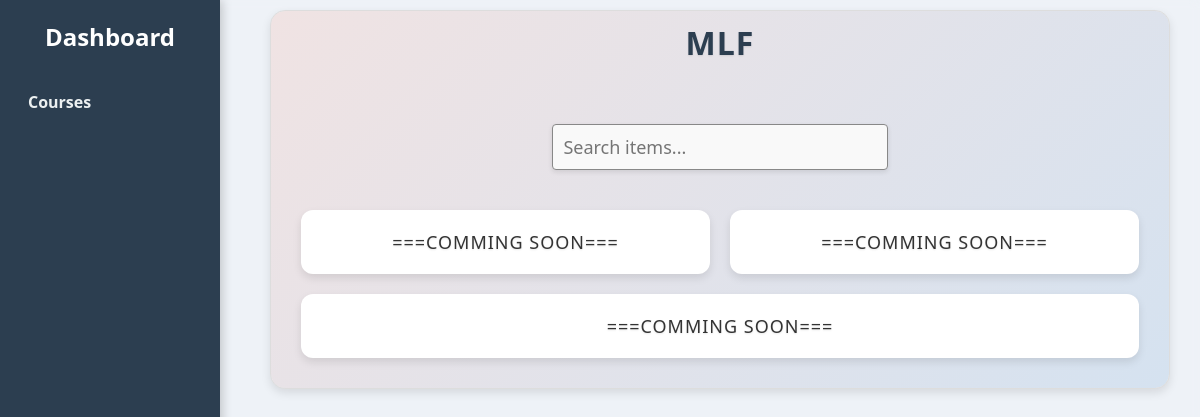
Page /course/3 on the earlier database version.
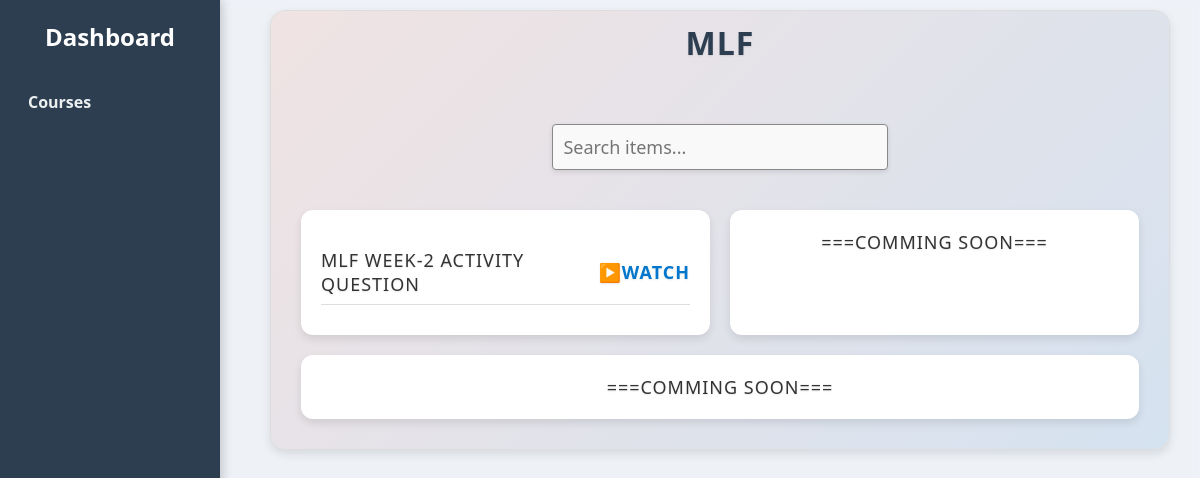
Same page on the later database version.
### tables this page shows
CREATE TABLE courses (
            id INTEGER PRIMARY KEY AUTOINCREMENT,
            name TEXT NOT NULL
        );

CREATE TABLE pyqs (
            id INTEGER PRIMARY KEY AUTOINCREMENT,
            course_id INTEGER NOT NULL,
            name TEXT NOT NULL,
            yt_link TEXT, watch_count INTEGER DEFAULT 0,
            FOREIGN KEY (course_id) REFERENCES courses(id)
        );

### app.py (the view)
@app.route('/course/<int:course_id>')
def course_detail(course_id):
    conn = sqlite3.connect('database.db')
    c = conn.cursor()
    c.execute('SELECT name FROM courses WHERE id=?', (course_id,))
    course = c.fetchone()
    c.execute('SELECT id, name, yt_link, watch_count FROM pyqs WHERE course_id=?', (course_id,))
    pyqs = c.fetchall()
    c.execute('SELECT id, name, yt_link, watch_count FROM notes WHERE course_id=?', (course_id,))
    notes = c.fetchall()
    c.execute('SELECT id, name, yt_link, watch_count FROM assignments WHERE course_id=?', (course_id,))
    assignments = c.fetchall()
    conn.close()
    if course:
        admin_mode = session.get('admin_mode', False)
        return render_template('course_detail.html',
                               course_id=course_id,
                               course_name=course[0],
                               pyqs=pyqs,
                               notes=notes,
                               assignments=assignments,
                               admin_mode=admin_mode)
    else:
        return "Course not found"

### templates/course_detail.html (shortened to what this page needs)
<!DOCTYPE html>
<html lang="en">
<head>
    <link rel="stylesheet" href="{{ url_for('static', filename='style.css') }}">
</head>
<body>
<div class="sidebar">
    <h2>Dashboard</h2>
    <a href="{{ url_for('course_view') }}">Courses</a>
</div>
<div class="main-content">
    <div class="container">
        <h1>{{ course_name }}</h1>
        <input type="text" id="searchInput" placeholder="Search items...">
        <div class="boxes">
            <div class="box">
                {% if pyqs %}
                    <ul class="item-list">
                        {% for pyq in pyqs %}
                            <li>
                                <span class="item-name">{{ pyq[1] }}</span>
                                {% if pyq[2] %}
                                    <a href="{{ url_for('increment_watch', pyq_id=pyq[0]) }}" target="_blank" class="watch-link">
                                        {% if admin_mode %}
                                            <span class="eye-icon">👁️</span> ({{ pyq[3] }})
                                        {% else %}
                                        ▶️Watch
                                        {% endif %}
                                    </a>
                                {% endif %}
                            </li>
                        {% endfor %}
                    </ul>
                {% else %}
                    <p>===comming soon===</p>
                {% endif %}
            </div>
            <div class="box">
                {% if notes %}
                    <ul class="item-list">
                        {% for note in notes %}
                            <li>
                                <span class="item-name">{{ note[1] }}</span>
                                {% if note[2] %}
                                    <a href="{{ url_for('increment_watch_note', note_id=note[0]) }}" target="_blank" class="watch-link">
                                        {% if admin_mode %}
                                            <span class="eye-icon">👁️</span> ({{ note[3]|default(0) }})
                                        {% else %}
                                        ▶️Watch
                                        {% endif %}
                                    </a>
                                {% endif %}
                                {% if admin_mode %}
                                    <div class="admin-links">
                                        <a href="{{ url_for('admin_edit_item', item_type='notes', item_id=note[0], course_id=course_id) }}">Edit</a> |
                                        <a href="{{ url_for('admin_delete_item', item_type='notes', course_id=course_id, item_id=note[0]) }}">Delete</a>
                                    </div>
                                {% endif %}
                            </li>
                        {% endfor %}
                    </ul>
                {% else %}
                    <p>===comming soon===</p>
                {% endif %}
            </div>
            <div class="box">
                {% if assignments %}
                    <ul class="item-list">
                        {% for assignment in assignments %}
                            <li>
                                <span class="item-name">{{ assignment[1] }}</span>
                                {% if assignment[2] %}
                                    <a href="{{ url_for('increment_watch_assignment', assignment_id=assignment[0]) }}" target="_blank" class="watch-link">
                                        {% if admin_mode %}
                                            <span class="eye-icon">👁️</span> ({{ assignment[3]|default(0) }})
                                        {% else %}
                                        ▶️Watch
                                        {% endif %}
                                    </a>
                                {% endif %}
                                {% if admin_mode %}
                                    <div class="admin-links">
                                        <a href="{{ url_for('admin_edit_item', item_type='assignments', item_id=assignment[0], course_id=course_id) }}">Edit</a> |
                                        <a href="{{ url_for('admin_delete_item', item_type='assignments', course_id=course_id, item_id=assignment[0]) }}">Delete</a>
                                    </div>
                                {% endif %}
                            </li>
                        {% endfor %}
                    </ul>
                {% else %}
                    <p>===comming soon===</p>
                {% endif %}
            </div>
        </div>
    </div>
</div>
</body>
</html>

### templates/course_detail.html (style rules this page uses)
body, html { margin: 0; padding: 0; }
.main-content { margin-top: 0 !important; padding-top: 10px; }
.container { margin-top: 0 !important; padding-top: 10px; }
.item-list li { display: flex; justify-content: space-between; align-items: center; padding: 8px 0; border-bottom: 1px solid #ddd; }
.item-name { flex-grow: 1; text-align: left; }
.watch-link { color: #3498db; font-weight: bold; text-decoration: none; transition: transform 0.2s, color 0.2s; white-space: nowrap; margin-left: 10px; }
#searchInput { width: 40%; padding: 10px; margin: 10px 0 20px; font-size: 1em; border: 1px solid #888; border-radius: 4px; background-color: #f9f9f9; box-shadow: 0 2px 5px rgba(0, 0, 0, 0.1); transition: border-color 0.3s, box-shadow 0.3s; }

Differences in the rows shown:
added pyqs: name "MLF WEEK-2 ACTIVITY QUESTION"
Other differences:
text no longer shown: "===COMMING SOON==="
